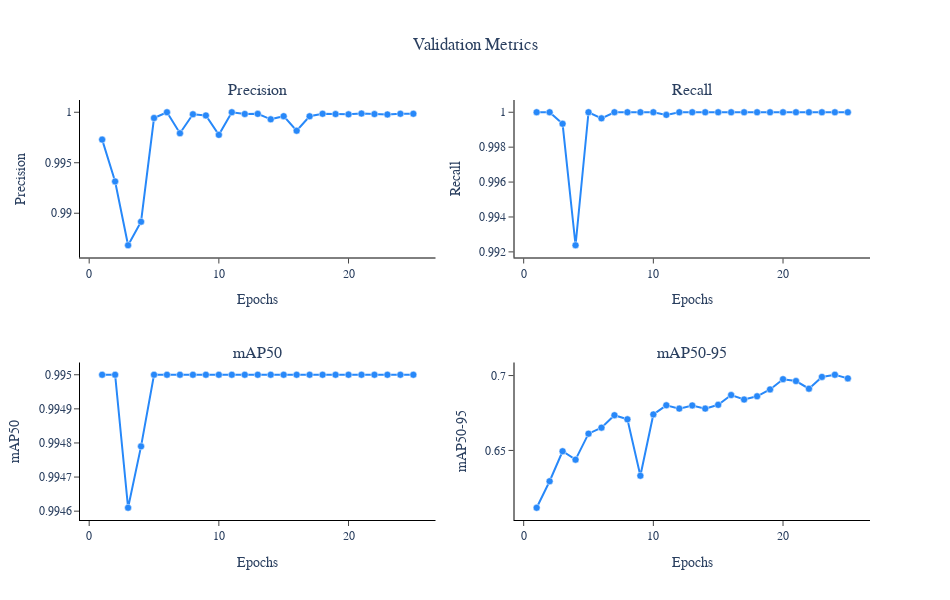

The code cell stored with this chart in its notebook:
### Markdown cell above
### Validation Metrics

### Code cell
# Create Subplot
subplot_titles = ["Precision", "Recall", "mAP50", "mAP50-95"]
fig = make_subplots(
        rows=2, cols=2,
        subplot_titles=subplot_titles, 
)

# Configuration Plot
class PlotCFG:
    marker_size = 7
    line_size = 2
    train_color = "#1e3772"
    valid_color = "#2788f9"

metrics = ["precision", "recall", "mAP50", "mAP50-95"]
for i, metric in enumerate(metrics):
    # Plot
    fig.add_trace(
        go.Scatter(
            x=np.arange(1, training_results.shape[0]+1), y=training_results["metrics/{}(B)".format(metric)],
            mode="markers+lines",
            marker=dict(
                color=PlotCFG.valid_color, size=PlotCFG.marker_size, line=dict(color="White", width=0.5)
            ),
            line=dict(color=PlotCFG.valid_color, width=PlotCFG.line_size),
            name="Validation"
        ), row=(i//2)+1, col=(i%2)+1
    )
    
    # Update Axes
    fig.update_xaxes(title="Epochs", linecolor="Black", ticks="outside", row=(i//2)+1, col=(i%2)+1)
    fig.update_yaxes(title=subplot_titles[i], linecolor="Black", ticks="outside", row=(i//2)+1, col=(i%2)+1)

# Update Layout
fig.update_layout(
    title="Validation Metrics", title_x=0.5, font_family="Trebuchet MS",
    width=950, height=600,
    showlegend=False,
    plot_bgcolor="White",
    paper_bgcolor="White"
)

# Show
fig.show(iframe_connected=True)

### Figure 1 — Plotly figure (JSON) as saved in the notebook; plotly's stock layout.template omitted (floating-point values rounded to 4 significant figures)
{"data": [{"line": {"color": "#2788f9", "width": 2}, "marker": {"color": "#2788f9", "line": {"color": "White", "width": 0.5}, "size": 7}, "mode": "markers+lines", "name": "Validation", "type": "scatter", "x": [1, 2, 3, 4, 5, 6, 7, 8, 9, 10, 11, 12, 13, 14, 15, 16, 17, 18, 19, 20, 21, 22, 23, 24, 25], "xaxis": "x", "y": [0.9973, 0.9931, 0.9868, 0.9892, 0.9994, 1, 0.9979, 0.9998, 0.9997, 0.9978, 1, 0.9998, 0.9998, 0.9993, 0.9996, 0.9982, 0.9996, 0.9999, 0.9998, 0.9998, 0.9999, 0.9998, 0.9998, 0.9999, 0.9999], "yaxis": "y"}, {"line": {"color": "#2788f9", "width": 2}, "marker": {"color": "#2788f9", "line": {"color": "White", "width": 0.5}, "size": 7}, "mode": "markers+lines", "name": "Validation", "type": "scatter", "x": [1, 2, 3, 4, 5, 6, 7, 8, 9, 10, 11, 12, 13, 14, 15, 16, 17, 18, 19, 20, 21, 22, 23, 24, 25], "xaxis": "x2", "y": [1, 1, 0.9993, 0.9924, 1, 0.9997, 1, 1, 1, 1, 0.9999, 1, 1, 1, 1, 1, 1, 1, 1, 1, 1, 1, 1, 1, 1], "yaxis": "y2"}, {"line": {"color": "#2788f9", "width": 2}, "marker": {"color": "#2788f9", "line": {"color": "White", "width": 0.5}, "size": 7}, "mode": "markers+lines", "name": "Validation", "type": "scatter", "x": [1, 2, 3, 4, 5, 6, 7, 8, 9, 10, 11, 12, 13, 14, 15, 16, 17, 18, 19, 20, 21, 22, 23, 24, 25], "xaxis": "x3", "y": [0.995, 0.995, 0.9946, 0.9948, 0.995, 0.995, 0.995, 0.995, 0.995, 0.995, 0.995, 0.995, 0.995, 0.995, 0.995, 0.995, 0.995, 0.995, 0.995, 0.995, 0.995, 0.995, 0.995, 0.995, 0.995], "yaxis": "y3"}, {"line": {"color": "#2788f9", "width": 2}, "marker": {"color": "#2788f9", "line": {"color": "White", "width": 0.5}, "size": 7}, "mode": "markers+lines", "name": "Validation", "type": "scatter", "x": [1, 2, 3, 4, 5, 6, 7, 8, 9, 10, 11, 12, 13, 14, 15, 16, 17, 18, 19, 20, 21, 22, 23, 24, 25], "xaxis": "x4", "y": [0.6117, 0.6294, 0.6495, 0.6438, 0.6612, 0.6652, 0.6735, 0.6708, 0.6331, 0.6741, 0.6801, 0.6779, 0.68, 0.6779, 0.6805, 0.687, 0.684, 0.6862, 0.6907, 0.6976, 0.6963, 0.6912, 0.6991, 0.7005, 0.6981], "yaxis": "y4"}], "layout": {"annotations": [{"font": {"size": 16}, "showarrow": false, "text": "Precision", "x": 0.225, "xanchor": "center", "xref": "paper", "y": 1, "yanchor": "bottom", "yref": "paper"}, {"font": {"size": 16}, "showarrow": false, "text": "Recall", "x": 0.775, "xanchor": "center", "xref": "paper", "y": 1, "yanchor": "bottom", "yref": "paper"}, {"font": {"size": 16}, "showarrow": false, "text": "mAP50", "x": 0.225, "xanchor": "center", "xref": "paper", "y": 0.375, "yanchor": "bottom", "yref": "paper"}, {"font": {"size": 16}, "showarrow": false, "text": "mAP50-95", "x": 0.775, "xanchor": "center", "xref": "paper", "y": 0.375, "yanchor": "bottom", "yref": "paper"}], "font": {"family": "Trebuchet MS"}, "height": 600, "paper_bgcolor": "White", "plot_bgcolor": "White", "showlegend": false, "title": {"text": "Validation Metrics", "x": 0.5}, "width": 950, "xaxis": {"anchor": "y", "domain": [0, 0.45], "linecolor": "Black", "ticks": "outside", "title": {"text": "Epochs"}}, "xaxis2": {"anchor": "y2", "domain": [0.55, 1], "linecolor": "Black", "ticks": "outside", "title": {"text": "Epochs"}}, "xaxis3": {"anchor": "y3", "domain": [0, 0.45], "linecolor": "Black", "ticks": "outside", "title": {"text": "Epochs"}}, "xaxis4": {"anchor": "y4", "domain": [0.55, 1], "linecolor": "Black", "ticks": "outside", "title": {"text": "Epochs"}}, "yaxis": {"anchor": "x", "domain": [0.625, 1], "linecolor": "Black", "ticks": "outside", "title": {"text": "Precision"}}, "yaxis2": {"anchor": "x2", "domain": [0.625, 1], "linecolor": "Black", "ticks": "outside", "title": {"text": "Recall"}}, "yaxis3": {"anchor": "x3", "domain": [0, 0.375], "linecolor": "Black", "ticks": "outside", "title": {"text": "mAP50"}}, "yaxis4": {"anchor": "x4", "domain": [0, 0.375], "linecolor": "Black", "ticks": "outside", "title": {"text": "mAP50-95"}}}}
